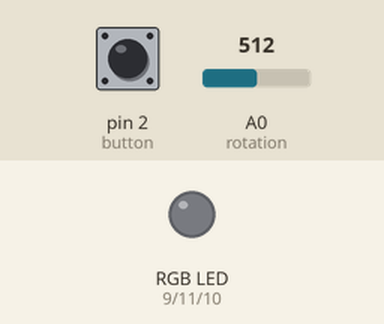
Recording of a sketch running on a simulated Arduino Uno, built with avr-gcc and run on an emulated ATmega328P. Parts: an RGB LED mixed from three pins (HIGH = lit). The test bench sets the inputs (shaded band); at power-on: pin 2 (button) LOW, A0 (rotation) = 512. Dim RGB values are drawn brighter than linear.

Above: at 1.2 s.
1.3 s: pin 2 (button) pulled HIGH for 0.15 s
At 2.1 s:
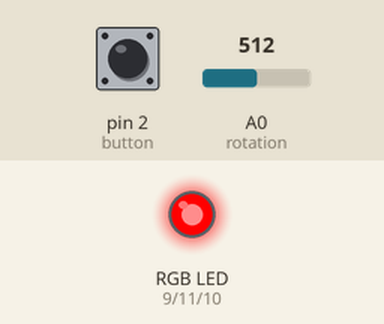
2.9 s: A0 (rotation) set to 122
At 3.5 s:
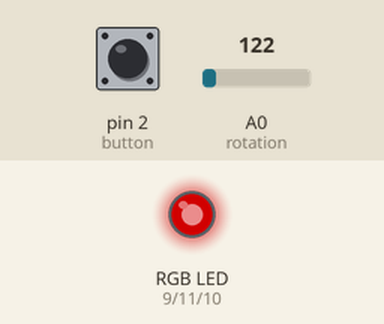
4.6 s: A0 (rotation) set to 306
At 5.8 s:
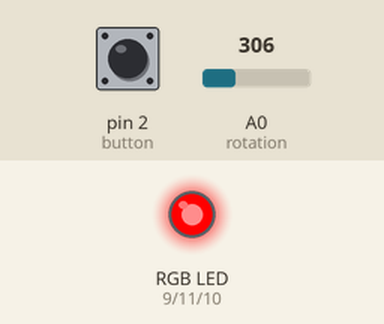
6.1 s: pin 2 (button) pulled HIGH for 1 s
At 7.3 s:
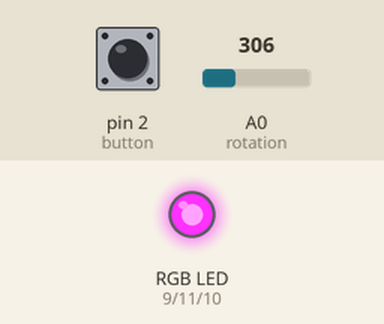
8.6 s: A0 (rotation) set to 0
At 9.2 s:
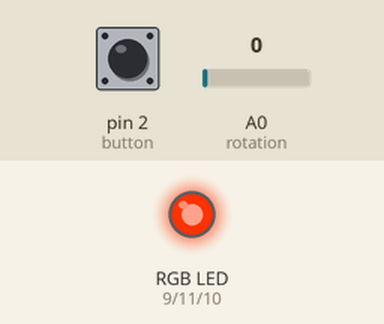
10.3 s: A0 (rotation) set to 511
At 11.6 s:
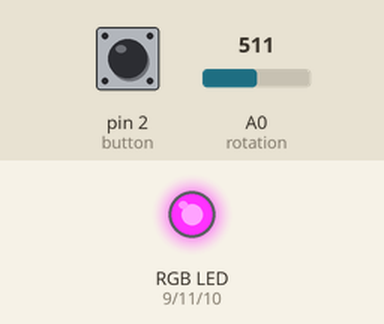
Timing chart, 0 to 12.8 s (numbered marks = the images above; inputs shaded):
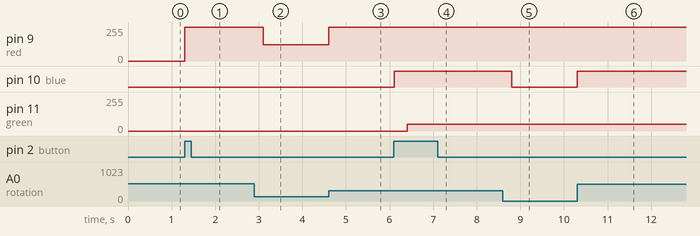

The sketch:

Code.ino
```cpp
// Name :- Kunjesh Kantilal Ramani (200515106)
// Date :- 22th June 2022
// Week :- Lab 6 LEVEL 3
// Description :- Write a program that allows the user to set the brightness of each of the RGB
// channels by using the rotation dial to control brightness and a push button to select the channel.

int red = 9;       // The red RGB LED is connected pin 9 of the Arduino.
int blue = 10;     // The green RGB LED is connected pin 10 of the Arduino.
int green = 11;    // The blue RGB LED is connected pin 11 of the Arduino.
int rotation = A0; // rotation
int data = 0;
int button = 2;
int count = 0; // To start count

void setup()
{                           // The Setup function runs once.
    pinMode(red, OUTPUT);   // Setup red RGB LED pin as an output pin.
    pinMode(green, OUTPUT); // Setup green RGB LED pin as an output pin.
    pinMode(blue, OUTPUT);  // Setup blue RGB LED pin as an output pin.
    pinMode(rotation, INPUT);
    Serial.begin(9600);
    pinMode(button, INPUT);
}

void loop()
{
    data = map(data, 0, 1023, 0, 255); // To map the data
    // run the loop when button is pressed
    if (digitalRead(button) == HIGH)
    {
        count++;

        if (count > 3)
        { // When count is greater than 3, then make it 1
            count = 1;
        }
    }

    // When count=1, generate the following output
    if (count == 1)
    {
        data = analogRead(rotation);
        analogWrite(red, data);
        delay(300);
    }

    // When count=2, generate the following output
    else if (count == 2)
    {
        data = analogRead(rotation);
        analogWrite(blue, data);
        delay(300);
    }

    // When count=3, generate the following output
    else if (count == 3)
    {
        data = analogRead(rotation);
        analogWrite(green, data);
        delay(300);
    }
}
```

Measured:
- after the input at 1.3 s, pin 9 (red): 0/255 → 255/255 at once
- after the input at 2.9 s, pin 9 (red): 255/255 → 122/255 after 0.20 s
- after the input at 4.6 s, pin 9 (red): 122/255 → 255/255 at once
- after the input at 6.1 s, pin 10 (blue): LOW → HIGH at once; pin 11 (green): 0/255 → 50/255 after 0.30 s
- after the input at 8.6 s, pin 10 (blue): HIGH → LOW after 0.20 s
- after the input at 10.3 s, pin 10 (blue): LOW → HIGH at once
